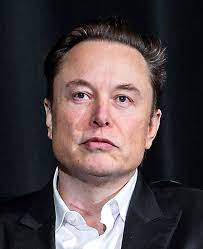
#> input picture image_to_sketch/elon.jpeg, 203 x 249 px
$ python test.py
#> lines starting #> are read from the running program, lines starting #| are printed output that depends on the picture
import numpy as np
import imageio
import cv2
from scipy.ndimage import filters

def grayscale(rgb):
    return np.dot(rgb[..., :3], [0.299, 0.587, 0.114])

def dodge(front, back):
    result = front * 255 / (255 - back)
    result[result > 255] = 255
    result[back == 255] = 255
    return result.astype('uint8')

def create_high_pass_filter_image(input_image, output_image):

#> called with input_image = 'elon.jpeg', output_image = 'result.jpeg'
    img = imageio.imread(input_image)
#> img is the input picture: shape (249, 203, 3); mean R, G, B 81.2, 69.3, 71.9


    grayscale_image = grayscale(img)
#> in grayscale, `return np.dot(rgb[..., :3], [0.299, 0.587, 0.114])`:
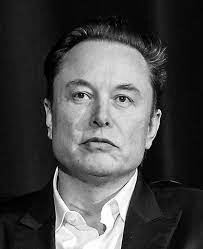
#> returned value: shape (249, 203) float64; min 0, max 255, mean 73.1
    inverted_image = 255 - grayscale_image
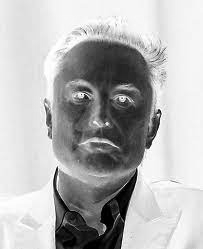
#> inverted_image: shape (249, 203) float64; min 2.84e-14, max 255, mean 181.9


    blurred_image = filters.gaussian_filter(inverted_image, sigma=10)
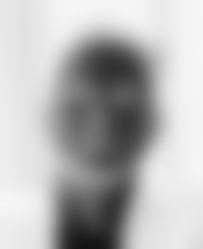
#> blurred_image: shape (249, 203) float64; min 19.54, max 246.2, mean 181.9

    final_result = dodge(blurred_image, grayscale_image)
#> in dodge, `result[result > 255] = 255`:
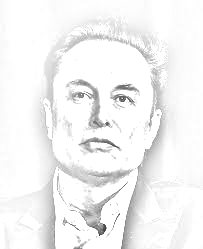
#> result: shape (249, 203) float64; min 53.14, max 255, mean 243.5


    imageio.imsave(output_image, final_result)


    cv2.imshow('Original', img)
    cv2.imshow('Final', final_result, cmap='gray')
    cv2.waitKey(0)
    cv2.destroyAllWindows()


input_image = "elon.jpeg"
output_image = "result.jpeg"


create_high_pass_filter_image(input_image, output_image)
